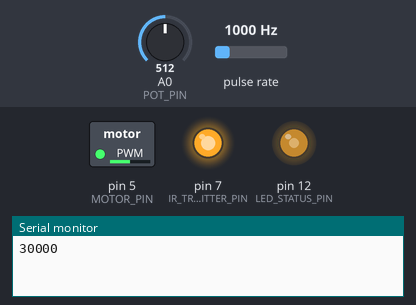
The sketch below on a simulated Arduino Uno, built with avr-gcc and run on an emulated ATmega328P. Shown: switched loads named in the sketch (green lamp = pin HIGH), output pins drawn as LEDs (lit = HIGH), the last lines printed to the serial monitor. Wiring (inferred from the names in the program): pulse sensor: data pin 2. Inputs (shaded band) come from the test bench; at power-on: A0 (POT_PIN) = 512, pulse rate 1000 Hz.

Above: at 1.2 s.
1.3 s: A0 (POT_PIN) set to 0
At 2.0 s:
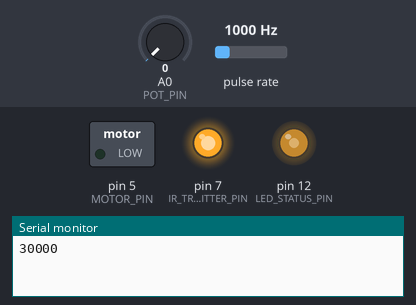
2.8 s: A0 (POT_PIN) set to 122
At 3.1 s:
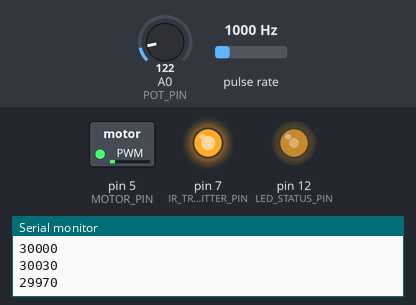
4.3 s: A0 (POT_PIN) set to 716
At 5.5 s:
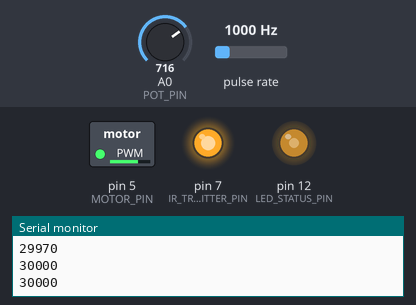
5.8 s: A0 (POT_PIN) set to 900
At 6.7 s:
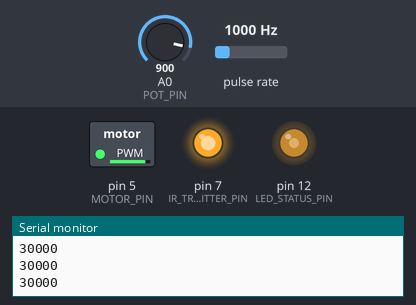
7.3 s: A0 (POT_PIN) set to 511
At 7.8 s:
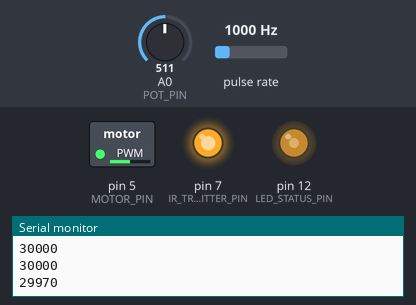
8.8 s: pulse rate (sensor on pin 2) set to 100 Hz
At 9.6 s:
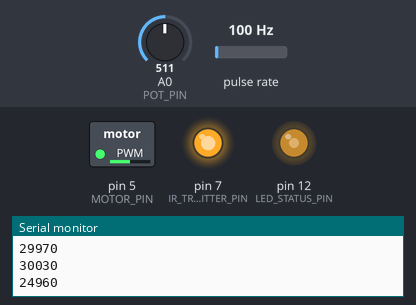
Timing chart, 0 to 11.3 s (numbered marks = the images above; inputs shaded):
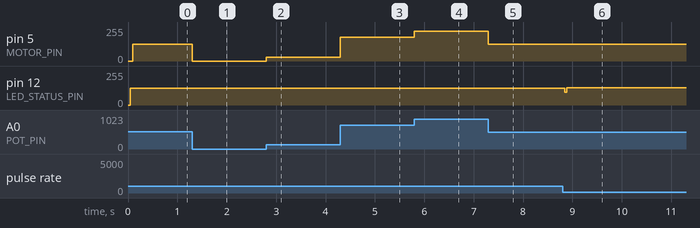

The sketch:

Project3.ino
```cpp
/*
  Project 3 - Measurement and transmission of propeller speed
  Author: Miles Gapcynski
  Class: EN.605.715.81 - Software Development for Real-Time Systems

  This program measures the RPMs of a propeller over time and transmits
  the RPM data over Serial (USB).
*/

/* Constants */
const int POT_PIN = A0;

const int IR_RECEIVER_PIN = 2;
const int MOTOR_PIN = 5;
const int IR_TRANSMITTER_PIN = 7;
const int LED_STATUS_PIN = 12;

const unsigned int POT_READ_PERIOD = 100;  // ms
const unsigned int RPM_READ_PERIOD = 1000;  // ms

/* Global variables */
volatile int ledStatus;
volatile unsigned int rpmCounter;

/**
 * Initialization that gets run when you press reset or power the board
 *
 * @params None
 *
 * @return None
 */
void setup()
{
    // Set global variables
    ledStatus = LOW;
    rpmCounter = 0;

    // Initialize pins
    pinMode(IR_RECEIVER_PIN, INPUT);
    pinMode(MOTOR_PIN, OUTPUT);
    pinMode(IR_TRANSMITTER_PIN, OUTPUT);
    pinMode(LED_STATUS_PIN, OUTPUT);

    digitalWrite(IR_TRANSMITTER_PIN, HIGH);

    // Setup up the serial connection at 9600 bits per second
    Serial.begin(9600);

    // Setup interrupts
    attachInterrupt(digitalPinToInterrupt(IR_RECEIVER_PIN), irRecvISR, FALLING);
}

/**
 * Interrupt service routine that is triggered when the IR
 * detector goes from HIGH to LOW
 *
 * @param None
 *
 * @return None
 */
void irRecvISR()
{
    // Swap the LED light
    ledStatus = (ledStatus == HIGH ? LOW : HIGH);
    digitalWrite(LED_STATUS_PIN, ledStatus);

    // Increment the RPM counter
    rpmCounter++;
}

/**
 * Runs indefinitely
 *
 * @param None
 *
 * @return None
 */
void loop()
{
    static unsigned long prevPotTime = 0;
    static unsigned long prevRPMTime = 0;

    unsigned long currTime = millis();

    // Check to see if the potentiometer value should be checked
    if((currTime - prevPotTime) >= POT_READ_PERIOD)
    {
        // Begin critical section
        noInterrupts();

        // Read the potentiometer value (10 bits) and map it to the PWM range (8 bits)
        int pinValue = analogRead(POT_PIN);
        int motorDutyValue = map(pinValue, 0, 1023, 0, 255);

        // Write the PWM value to the motor pin (transistor that closes the motor circuit)
        analogWrite(MOTOR_PIN, motorDutyValue);

        // Update POT time
        prevPotTime = currTime;

        // End critical section
        interrupts();
    }

    // Check to see if the RPM value should be calculated and transmitted
    if(currTime - prevRPMTime >= RPM_READ_PERIOD)
    {
        // Begin critical section
        noInterrupts();

        // Multiply by 30 instead of 60 because the propeller will trigger the interrupt twice per revolution
        unsigned int currRPM = 30 * rpmCounter * (1000 / (currTime - prevRPMTime));

        Serial.println(currRPM);

        // Reset RPM counter and update RPM time
        rpmCounter = 0;
        prevRPMTime = currTime;

        // End critical section
        interrupts();
    }
}
```

Measured:
- after the input at 1.3 s, pin 5 (MOTOR_PIN): 127/255 → 0/255 at once
- after the input at 2.8 s, pin 5 (MOTOR_PIN): 0/255 → 30/255 at once
- after the input at 4.3 s, pin 5 (MOTOR_PIN): 30/255 → 178/255 at once
- after the input at 5.8 s, pin 5 (MOTOR_PIN): 178/255 → 224/255 at once
- after the input at 7.3 s, pin 5 (MOTOR_PIN): 224/255 → 127/255 at once
- after the input at 8.8 s, pin 12 (LED_STATUS_PIN): 127/255 → 128/255 after 0.05 s
